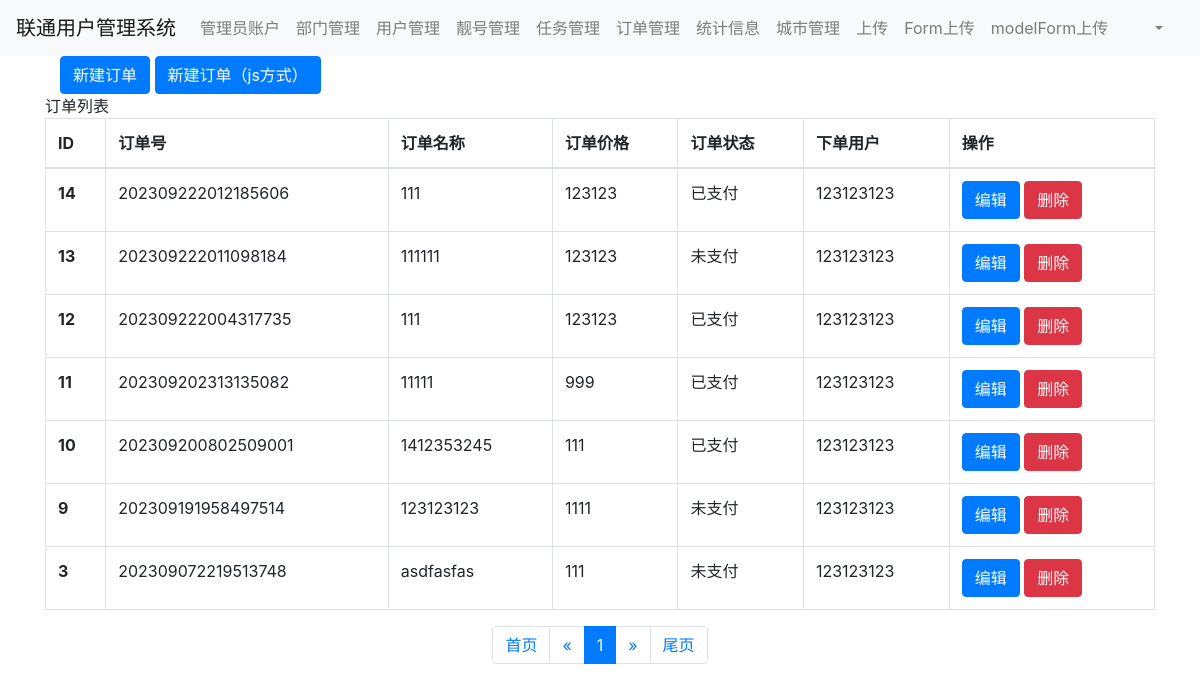
The page /order/list/ (signed in) on the database its author committed.
### app01/models.py (models this page shows, shortened)
class Order(models.Model):
    oid = models.CharField(verbose_name="订单号", max_length=64)
    title = models.CharField(verbose_name="订单名称", max_length=32)
    price = models.IntegerField(verbose_name="订单价格")
    status_choices = (
        (1, "未支付"),
        (2, "已支付"),
    )
    status = models.SmallIntegerField(
        verbose_name="订单状态", choices=status_choices, default=1
    )
    user = models.ForeignKey(
        verbose_name="下单用户", to="Admin", to_field="id", on_delete=models.CASCADE
    )

class Admin(models.Model):
    username = models.CharField(verbose_name="用户名", max_length=32)
    password = models.CharField(
        verbose_name="密码",
        max_length=64,
    )

### app01/views.py (the view)
# urls.py: path("order/list/", views.order_list),
def order_list(request):
    form = forms.OrderModelForm()
    query_set = models.Order.objects.all().order_by("-oid")
    page_object = Pagination(request, queryset=query_set)
    page_queryset = page_object.page_queryset
    page_string = page_object.gennerate_html()
    context = {
        "form": form,
        "task_list": page_queryset,
        "page_string": page_string,
    }
    return render(request, "order_list.html", context=context)

### app01/forms.py
class OrderModelForm(BaseModelForm):
    class Meta:
        model = models.Order
        exclude = ["oid", "user"]

### app01/templates/order_list.html (shortened to what this page needs)
{% extends "base.html" %}
{% block content %}
    <div class="container">
        <div class="col">
            <input type="button" value="新建订单" class="btn btn-primary" data-toggle="modal"
                   data-target="#exampleModal">
            <input type="button" value="新建订单（js方式）" class="btn btn-primary add_or_edit_button" orderId='null'>
        </div>
        <div class="panel panel-default">
            <div class="panel-heading">
                订单列表
            </div>
            <table class="table table-bordered">
                <thead>
                <tr>
                    <th>ID</th>
                    <th>订单号</th>
                    <th>订单名称</th>
                    <th>订单价格</th>
                    <th>订单状态</th>
                    <th>下单用户</th>
                    <th>操作</th>
                </tr>
                </thead>
                <tbody>
                {% for object in task_list %}
                    <tr>
                        <th scope="row">{{ object.id }}</th>
                        <td>{{ object.oid }}</td>
                        <td>{{ object.title }}</td>
                        <td>{{ object.price }}</td>
                        <td>{{ object.get_status_display }}</td>
                        <td>{{ object.user.username }}</td>
                        <td>
                            <a class="btn btn-primary btn-xs add_or_edit_button" orderId="{{ object.id }}"
                               href="#">编辑</a>
                            <button class=" btn btn-danger btn-xs btnDelete" orderId="{{ object.id }}"
                                    href="#">删除
                            </button>
                        </td>
                    </tr>
                {% endfor %}
                </tbody>
            </table>
        </div>
        {{ page_string }}
    </div>
{% endblock %}

### rows shown on the page
Order: id "14", oid "202309222012185606", title "111", price "123123", status "已支付", user.username "123123123"
Order: id "13", oid "202309222011098184", title "111111", price "123123", status "未支付", user.username "123123123"
Order: id "12", oid "202309222004317735", title "111", price "123123", status "已支付", user.username "123123123"
Order: id "11", oid "202309202313135082", title "11111", price "999", status "已支付", user.username "123123123"
Order: id "10", oid "202309200802509001", title "1412353245", price "111", status "已支付", user.username "123123123"
Order: id "9", oid "202309191958497514", title "123123123", price "1111", status "未支付", user.username "123123123"
Order: id "3", oid "202309072219513748", title "asdfasfas", price "111", status "未支付", user.username "123123123"

### other values the page prints
{{ page_string }} "首页 « 1 » 尾页"
